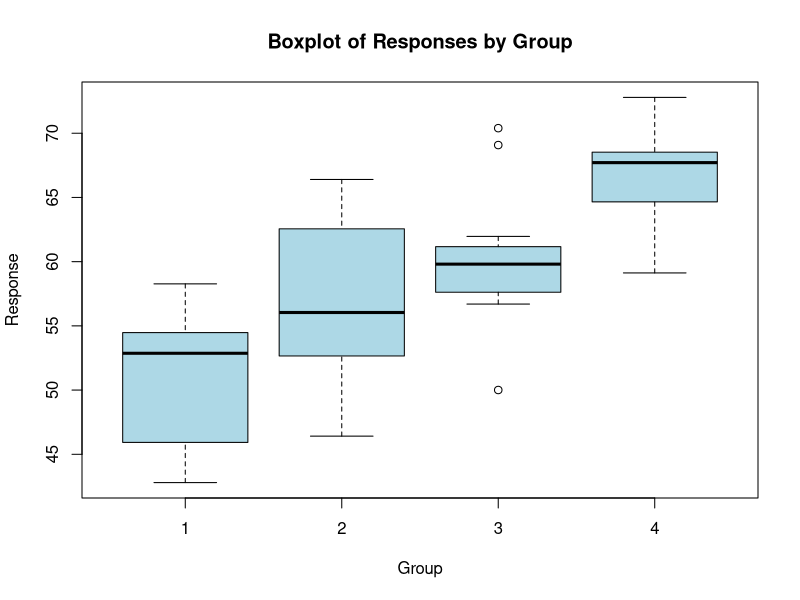
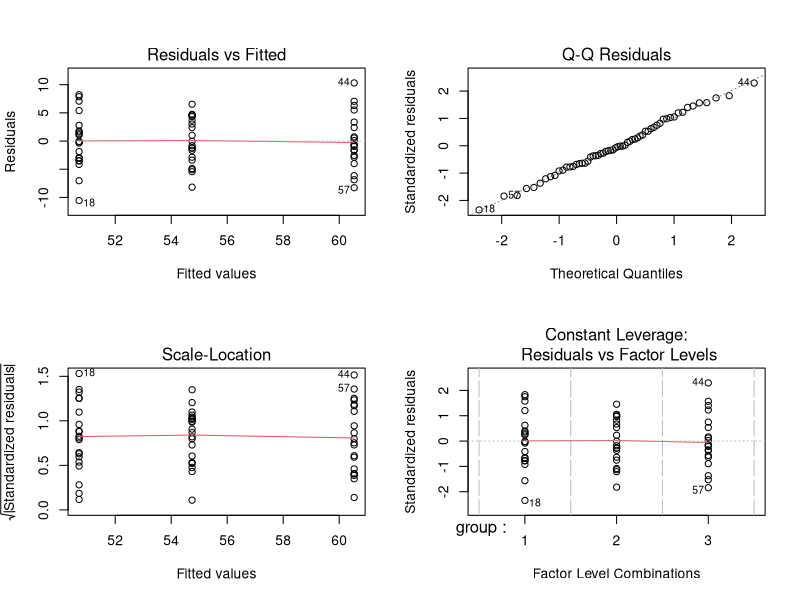

Write R code to recreate these figures, in order.
## ---- chunk 1
knitr::opts_chunk$set(echo = TRUE)
## ---- chunk 2
# Generate sample data
set.seed(123)
group <- factor(rep(1:3, each = 20))
response <- c(rnorm(20, mean = 50, sd = 5),
              rnorm(20, mean = 55, sd = 5),
              rnorm(20, mean = 60, sd = 5))

data <- data.frame(group, response)

# Perform ANOVA Type I test using aov
anova_model <- aov(response ~ group, data = data)

cat("ANOVA Type I Test Results using aov:\n")
summary(anova_model)
## ---- chunk 3
# Perform ANOVA Type I test using anova
anova_model_lm <- lm(response ~ group, data = data)
anova_results <- anova(anova_model_lm)

cat("ANOVA Type I Test Results using anova:\n")
print(anova_results)
## ---- chunk 4
# Generate new sample data
set.seed(456)
group_new <- factor(rep(1:4, each = 15))
response_new <- c(rnorm(15, mean = 50, sd = 5),
                  rnorm(15, mean = 55, sd = 5),
                  rnorm(15, mean = 60, sd = 5),
                  rnorm(15, mean = 65, sd = 5))

data_new <- data.frame(group_new, response_new)

# Perform ANOVA Type I test using aov
anova_model_new <- aov(response_new ~ group_new, data = data_new)

cat("ANOVA Type I Test Results using aov on new data:\n")
summary(anova_model_new)
## ---- chunk 5
# Boxplot of the new data
boxplot(response_new ~ group_new, data = data_new,
        main = "Boxplot of Responses by Group",
        xlab = "Group", ylab = "Response",
        col = "lightblue")
## ---- chunk 6

# Diagnostic plots for the original data
par(mfrow = c(2, 2))
plot(anova_model)

## ---- chunk 7
# Perform Kruskal-Wallis test
kruskal_test <- kruskal.test(response ~ group, data = data)

cat("Kruskal-Wallis Test Results:\n")
print(kruskal_test)
